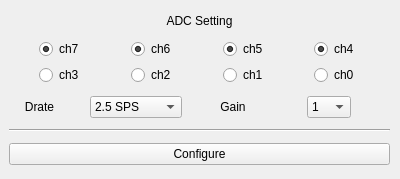
<?xml version="1.0" encoding="UTF-8"?>
<ui version="4.0">
 <class>Form</class>
 <widget class="QWidget" name="Form">
  <property name="geometry">
   <rect>
    <x>0</x>
    <y>0</y>
    <width>400</width>
    <height>179</height>
   </rect>
  </property>
  <property name="sizePolicy">
   <sizepolicy hsizetype="Preferred" vsizetype="Preferred">
    <horstretch>0</horstretch>
    <verstretch>0</verstretch>
   </sizepolicy>
  </property>
  <property name="windowTitle">
   <string>Form</string>
  </property>
  <widget class="QWidget" name="verticalLayoutWidget">
   <property name="geometry">
    <rect>
     <x>9</x>
     <y>9</y>
     <width>381</width>
     <height>161</height>
    </rect>
   </property>
   <layout class="QVBoxLayout" name="verticalLayout" stretch="0,1,1,0,0">
    <property name="leftMargin">
     <number>0</number>
    </property>
    <item>
     <widget class="QLabel" name="label">
      <property name="sizePolicy">
       <sizepolicy hsizetype="Preferred" vsizetype="Fixed">
        <horstretch>0</horstretch>
        <verstretch>0</verstretch>
       </sizepolicy>
      </property>
      <property name="text">
       <string>ADC Setting</string>
      </property>
      <property name="alignment">
       <set>Qt::AlignCenter</set>
      </property>
     </widget>
    </item>
    <item>
     <layout class="QGridLayout" name="gridLayout">
      <property name="leftMargin">
       <number>10</number>
      </property>
      <property name="rightMargin">
       <number>10</number>
      </property>
      <item row="0" column="2" alignment="Qt::AlignHCenter">
       <widget class="QRadioButton" name="ch5RadioButton">
        <property name="text">
         <string>ch5</string>
        </property>
        <property name="checked">
         <bool>true</bool>
        </property>
        <property name="autoExclusive">
         <bool>false</bool>
        </property>
       </widget>
      </item>
      <item row="0" column="0" alignment="Qt::AlignHCenter">
       <widget class="QRadioButton" name="ch7RadioButton">
        <property name="text">
         <string>ch7</string>
        </property>
        <property name="checked">
         <bool>true</bool>
        </property>
        <property name="autoExclusive">
         <bool>false</bool>
        </property>
       </widget>
      </item>
      <item row="0" column="1" alignment="Qt::AlignHCenter">
       <widget class="QRadioButton" name="ch6RadioButton">
        <property name="text">
         <string>ch6</string>
        </property>
        <property name="checked">
         <bool>true</bool>
        </property>
        <property name="autoExclusive">
         <bool>false</bool>
        </property>
       </widget>
      </item>
      <item row="0" column="3" alignment="Qt::AlignHCenter">
       <widget class="QRadioButton" name="ch4RadioButton">
        <property name="text">
         <string>ch4</string>
        </property>
        <property name="checked">
         <bool>true</bool>
        </property>
        <property name="autoExclusive">
         <bool>false</bool>
        </property>
       </widget>
      </item>
      <item row="1" column="0" alignment="Qt::AlignHCenter">
       <widget class="QRadioButton" name="ch3RadioButton">
        <property name="text">
         <string>ch3</string>
        </property>
        <property name="autoExclusive">
         <bool>false</bool>
        </property>
       </widget>
      </item>
      <item row="1" column="1" alignment="Qt::AlignHCenter">
       <widget class="QRadioButton" name="ch2RadioButton">
        <property name="text">
         <string>ch2</string>
        </property>
        <property name="autoExclusive">
         <bool>false</bool>
        </property>
       </widget>
      </item>
      <item row="1" column="2" alignment="Qt::AlignHCenter">
       <widget class="QRadioButton" name="ch1RadioButton">
        <property name="text">
         <string>ch1</string>
        </property>
        <property name="autoExclusive">
         <bool>false</bool>
        </property>
       </widget>
      </item>
      <item row="1" column="3" alignment="Qt::AlignHCenter">
       <widget class="QRadioButton" name="ch0RadioButton">
        <property name="text">
         <string>ch0</string>
        </property>
        <property name="autoExclusive">
         <bool>false</bool>
        </property>
       </widget>
      </item>
     </layout>
    </item>
    <item>
     <layout class="QHBoxLayout" name="horizontalLayout" stretch="1,2,1,2">
      <item>
       <widget class="QLabel" name="label_2">
        <property name="text">
         <string>Drate</string>
        </property>
        <property name="alignment">
         <set>Qt::AlignCenter</set>
        </property>
       </widget>
      </item>
      <item alignment="Qt::AlignHCenter">
       <widget class="QComboBox" name="drateComboBox">
        <item>
         <property name="text">
          <string>2.5 SPS</string>
         </property>
        </item>
        <item>
         <property name="text">
          <string>5 SPS</string>
         </property>
        </item>
        <item>
         <property name="text">
          <string>10 SPS</string>
         </property>
        </item>
        <item>
         <property name="text">
          <string>15 SPS</string>
         </property>
        </item>
        <item>
         <property name="text">
          <string>25 SPS</string>
         </property>
        </item>
        <item>
         <property name="text">
          <string>30 SPS</string>
         </property>
        </item>
        <item>
         <property name="text">
          <string>50 SPS</string>
         </property>
        </item>
        <item>
         <property name="text">
          <string>60 SPS</string>
         </property>
        </item>
        <item>
         <property name="text">
          <string>100 SPS</string>
         </property>
        </item>
        <item>
         <property name="text">
          <string>500 SPS</string>
         </property>
        </item>
        <item>
         <property name="text">
          <string>1000 SPS</string>
         </property>
        </item>
        <item>
         <property name="text">
          <string>2000 SPS</string>
         </property>
        </item>
        <item>
         <property name="text">
          <string>3750 SPS</string>
         </property>
        </item>
        <item>
         <property name="text">
          <string>7500 SPS</string>
         </property>
        </item>
        <item>
         <property name="text">
          <string>15000 SPS</string>
         </property>
        </item>
        <item>
         <property name="text">
          <string>30000 SPS</string>
         </property>
        </item>
       </widget>
      </item>
      <item>
       <widget class="QLabel" name="label_3">
        <property name="text">
         <string>Gain</string>
        </property>
        <property name="alignment">
         <set>Qt::AlignCenter</set>
        </property>
       </widget>
      </item>
      <item alignment="Qt::AlignHCenter">
       <widget class="QComboBox" name="gainComboBox">
        <item>
         <property name="text">
          <string>1</string>
         </property>
        </item>
        <item>
         <property name="text">
          <string>2</string>
         </property>
        </item>
        <item>
         <property name="text">
          <string>4</string>
         </property>
        </item>
        <item>
         <property name="text">
          <string>8</string>
         </property>
        </item>
        <item>
         <property name="text">
          <string>16</string>
         </property>
        </item>
        <item>
         <property name="text">
          <string>32</string>
         </property>
        </item>
        <item>
         <property name="text">
          <string>64</string>
         </property>
        </item>
       </widget>
      </item>
     </layout>
    </item>
    <item>
     <widget class="Line" name="line">
      <property name="orientation">
       <enum>Qt::Horizontal</enum>
      </property>
     </widget>
    </item>
    <item>
     <widget class="QPushButton" name="adc_configPushButton">
      <property name="text">
       <string>Configure</string>
      </property>
     </widget>
    </item>
   </layout>
  </widget>
 </widget>
 <resources/>
 <connections/>
</ui>
